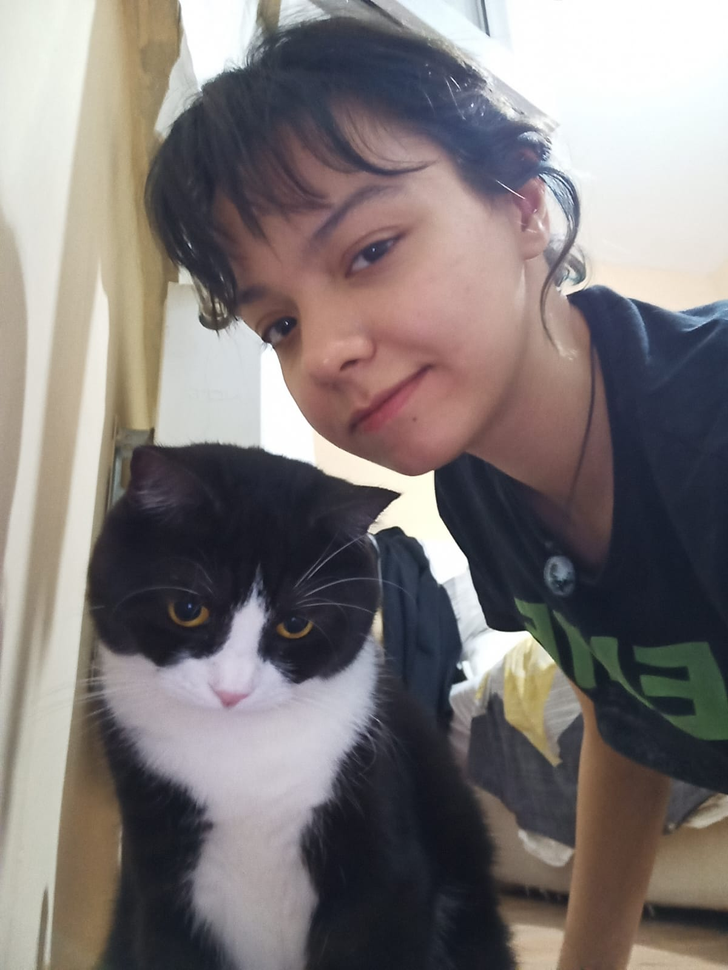
#> input picture image_processing/thresholding/zipzip.png, 728 x 970 px, shrunk from 1200 x 1599 before the run
$ python thresholding.py
#> lines starting #> are read from the running program, lines starting #| are printed output that depends on the picture; after the words box and inside, x2 and y2 are one past the last pixel; in counts of white or black regions, pixels touching at a corner belong together
# Basit eşikleme (thresholding), bir renkli veya gri tonlamalı görüntüyü siyah ve beyaz bir görüntüye dönüştürme işlemidir.
# Bu işlem, bir eşik değeri (threshold value) belirleyerek gerçekleştirilir. Her piksel, eşik değerine göre karşılaştırılır
# ve bu karşılaştırmaya dayalı olarak piksel ya beyaz (255) veya siyah (0) olarak ayarlanır.

#Eşikleme Yöntemleri

# THRESH_BINARY:
# Kullanım Senaryosu: Görüntüdeki bir nesnenin veya bölgenin belirli bir parlaklık aralığını (örneğin, parlak veya karanlık bölgeler) ayırmak istendiğinde kullanılır.
# Örnek: Karanlık nesneleri beyaz bir arka plan üzerinde belirlemek.

# THRESH_BINARY_INV:
# Kullanım Senaryosu: Görüntüdeki bir nesnenin veya bölgenin belirli bir parlaklık aralığını dışındakileri ayırmak istendiğinde kullanılır.
# Örnek: Parlak nesneleri siyah bir arka plan üzerinde belirlemek.

# THRESH_TRUNC:
# Kullanım Senaryosu: Görüntüde belirli bir parlaklık eşik değerini aşan değerlerin kesilmesini istediğinizde kullanılır.
# Örnek: Belirli bir parlaklığı aşan değerleri diğer değerlerle kesmek.
# Eşik değerini aşan piksellerin değerleri korunur (yani değişmez).
# Eşik değerini aşmayan piksellerin değerleri ise eşik değeri ile aynı değere (eşik değeri) ayarlanır.
# Bu, görüntünün parlaklık değerlerini sınırlar. Eşik değeri olarak seçilen değer, parlaklık değerlerini sınırlamak veya düzenlemek istediğiniz değere göre belirlenir.
# Bu yöntem, bazı durumlarda görüntüdeki belirli parlaklık değerlerini sınırlamak veya düzenlemek istendiğinde kullanışlı olabilir. Özellikle görüntünün parlaklık aralığını daraltmak veya belirli parlaklık değerlerini yeniden düzenlemek için kullanılabilir.

# THRESH_TOZERO:
# Kullanım Senaryosu: Görüntüde belirli bir parlaklık eşik değerini aşan değerleri korumak istediğinizde kullanılır.
# Örnek: Belirli bir parlaklığı aşan değerleri korumak ve diğerlerini sıfıra düşürmek.
#  ikili eşikleme yöntemlerinden biridir ve görüntü işleme uygulamalarında sıkça kullanılır. Bu yöntem, bir gri tonlamalı görüntüyü iki farklı şekilde işler:
# Eşik değerini aşan piksellerin değerleri korunur (yani değişmez).
# Eşik değerini aşmayan piksellerin değerleri sıfıra (siyah) ayarlanır.
# Bu, özellikle belirli bir parlaklık eşik değerini aşan piksellerin değerlerini korumak istediğiniz durumlarda kullanışlıdır.
# Bu yöntemi kullanarak, belirli bir parlaklık değerinin altındaki pikselleri siyah yapabilir ve eşik değerini aşan pikselleri orijinal değerlerini koruyabilirsiniz.
# Bu yöntem, görüntü üzerinde nesneleri veya bölgeleri belirlemek veya belirli bir parlaklık eşiği altındaki detayları göz ardı etmek istendiğinde kullanışlıdır.
# Özellikle nesneleri ayırmak veya belirli parlaklık değerlerini işlemek için kullanılır.

# THRESH_TOZERO_INV:
# Kullanım Senaryosu: Görüntüde belirli bir parlaklık eşik değerini aşan değerleri sıfıra düşürmek istediğinizde kullanılır.
# Örnek: Belirli bir parlaklığı aşan değerleri sıfıra düşürmek ve diğerlerini korumak.
# Yani, bu yöntem eşik değerini aşan bölgeleri siyahlaştırırken, eşik değerini aşmayan bölgeleri orijinal değerlerini korur.
# görüntü üzerinde belirli bir parlaklık eşiği aşan bölgeleri işlemek istediğiniz durumlar için kullanışlıdır.
# Özellikle eşik değeri üzerindeki parlaklık değerlerini azaltmak veya belirli parlaklık eşiklerinin altındaki detayları vurgulamak için kullanılır.

# import required libraries
import cv2
import numpy as np
from matplotlib import pyplot as plt

# The input (original image) is
# loaded and read with opencv imread command,
#'cv.IMREAD_GRAYSCALE)' function reads the
# loaded image by converting it to grayscale.
img = cv2.imread('zipzip.png', cv2.IMREAD_GRAYSCALE)
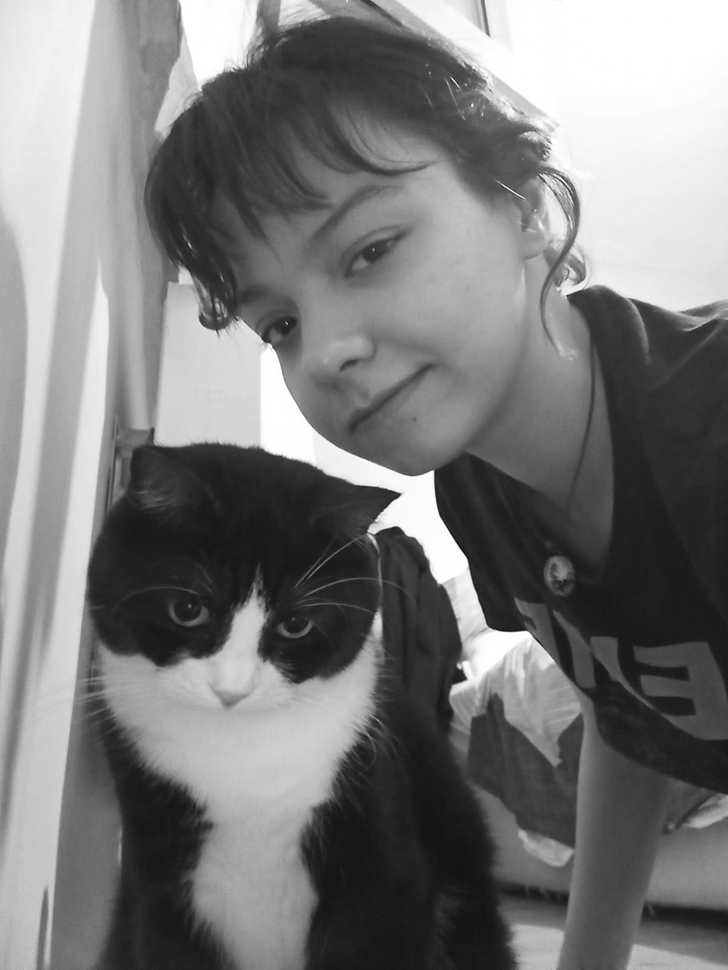
#> img: shape (970, 728); min 11, max 255, mean 121.6

# we get output to make sure the image is read
cv2.imshow('Original Image', img)
cv2.waitKey(0)

assert img is not None, "file could not be read, check with os.path.exists()"
ret,thresh1 = cv2.threshold(img,127,255,cv2.THRESH_BINARY)
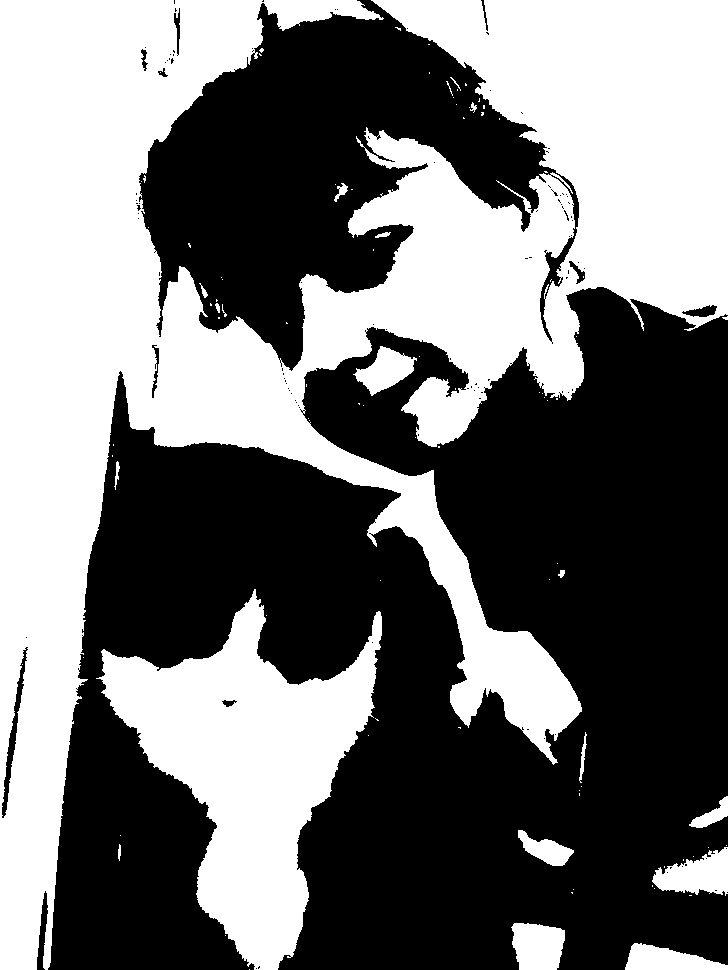
#> thresh1: shape (970, 728); 45.3% white; 96 white regions (76 under 20 px), largest, box (x1, y1, x2, y2) and area: (0, 0, 728, 970) 262995, (96, 589, 382, 970) 46894, (652, 847, 728, 896) 2300
ret,thresh2 = cv2.threshold(img,127,255,cv2.THRESH_BINARY_INV)
ret,thresh3 = cv2.threshold(img,127,255,cv2.THRESH_TRUNC)
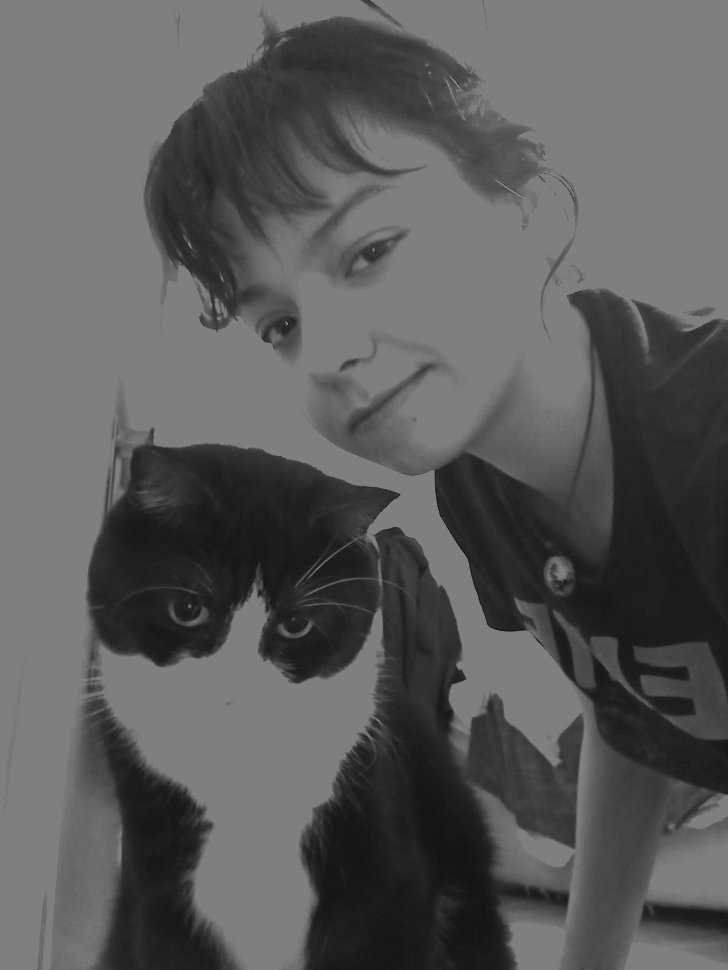
#> thresh3: shape (970, 728); min 11, max 127, mean 90.9
ret,thresh4 = cv2.threshold(img,127,255,cv2.THRESH_TOZERO)
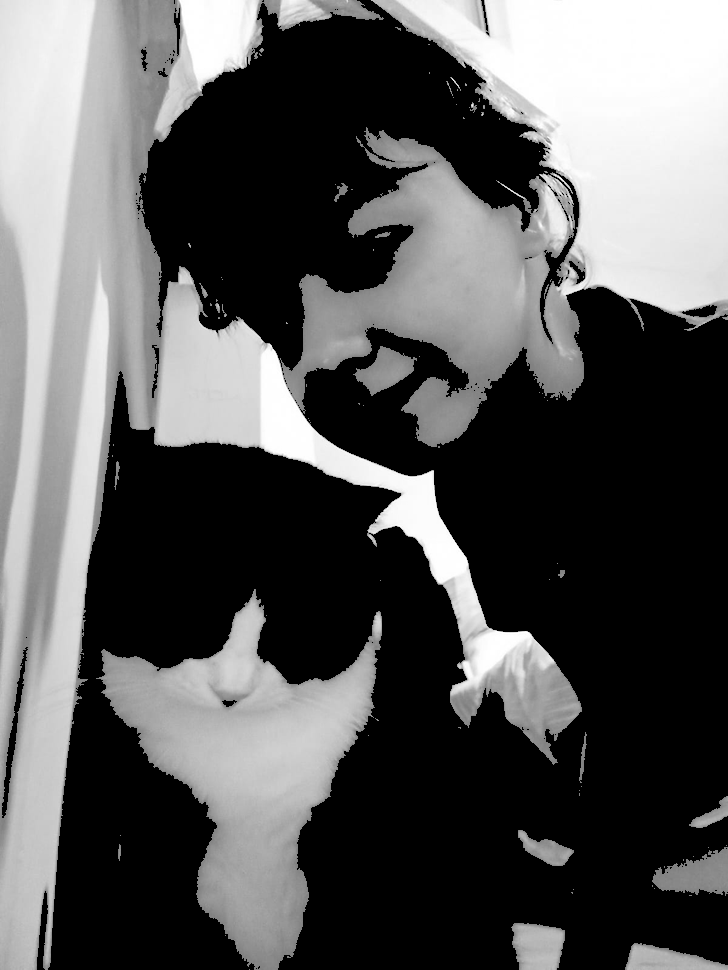
#> thresh4: shape (970, 728); min 0, max 255, mean 88.3
ret,thresh5 = cv2.threshold(img,127,255,cv2.THRESH_TOZERO_INV)
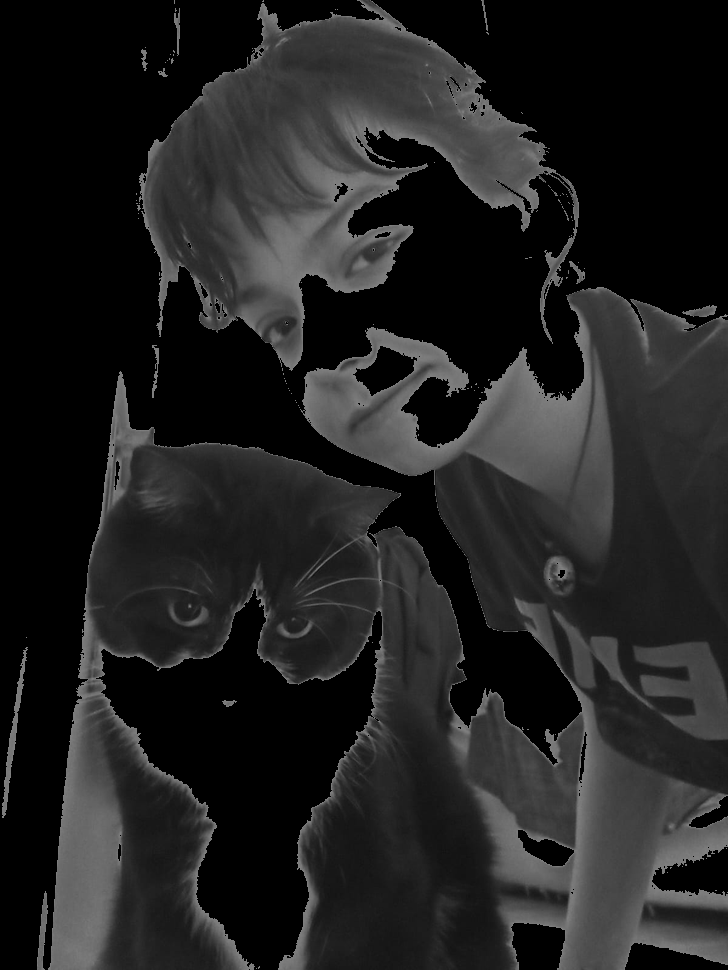
#> thresh5: shape (970, 728); min 0, max 127, mean 33.3
titles = ['Original Image','BINARY','BINARY_INV','TRUNC','TOZERO','TOZERO_INV']
images = [img, thresh1, thresh2, thresh3, thresh4, thresh5]
for i in range(6):
 plt.subplot(2,3,i+1),plt.imshow(images[i],'gray',vmin=0,vmax=255)
 plt.title(titles[i])
 plt.xticks([]),plt.yticks([])
plt.show()
